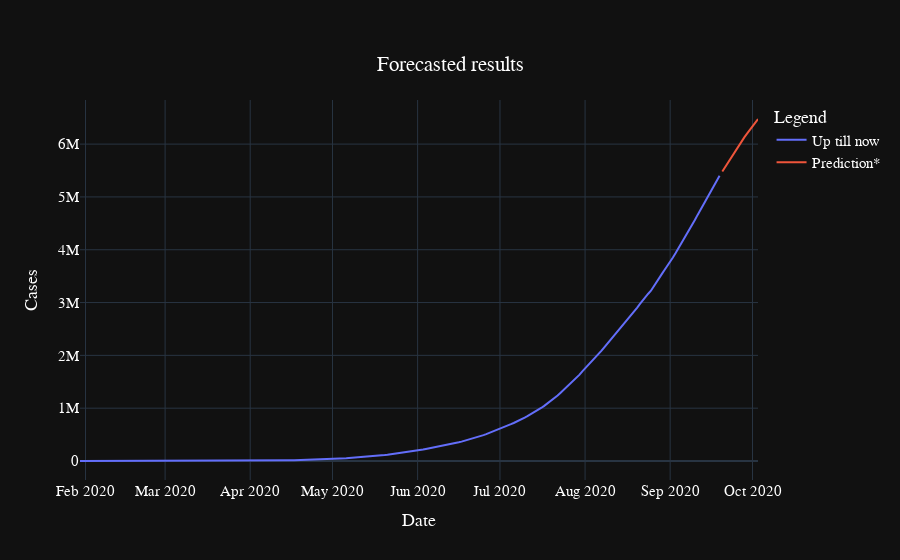

Source (notebook cell):
### Markdown cell above
# Example

### Code cell
fig,error=prophet_predict("confirmed","India")
fig.show()
print(f'Allow an error of upto {round(error,2)}%')

### Figure 1 — Plotly figure (JSON) as saved in the notebook; plotly's stock layout.template omitted (floating-point values rounded to 4 significant figures; data arrays with more than 128 entries replaced by an {"elided": "..."} marker saying what was removed)
{"data": [{"mode": "lines", "name": "Up till now ", "type": "scatter", "x": {"elided": "234 str values"}, "y": {"elided": "234 int values"}}, {"mode": "lines", "name": "Prediction*", "type": "scatter", "x": ["2020-09-20T00:00:00", "2020-09-21T00:00:00", "2020-09-22T00:00:00", "2020-09-23T00:00:00", "2020-09-24T00:00:00", "2020-09-25T00:00:00", "2020-09-26T00:00:00", "2020-09-27T00:00:00", "2020-09-28T00:00:00", "2020-09-29T00:00:00", "2020-09-30T00:00:00", "2020-10-01T00:00:00", "2020-10-02T00:00:00", "2020-10-03T00:00:00"], "y": [5482000.0, 5565000.0, 5646000.0, 5730000.0, 5814000.0, 5897000.0, 5980000.0, 6058000.0, 6128000.0, 6198000.0, 6272000.0, 6341000.0, 6408000.0, 6476000.0]}], "layout": {"font": {"color": "white", "family": "Arial", "size": 15}, "legend": {"title": {"text": "Legend "}}, "title": {"text": "Forecasted results", "x": 0.5, "xanchor": "center", "y": 0.9, "yanchor": "top"}, "xaxis": {"title": {"text": "Date"}}, "yaxis": {"title": {"text": "Cases"}}}}
